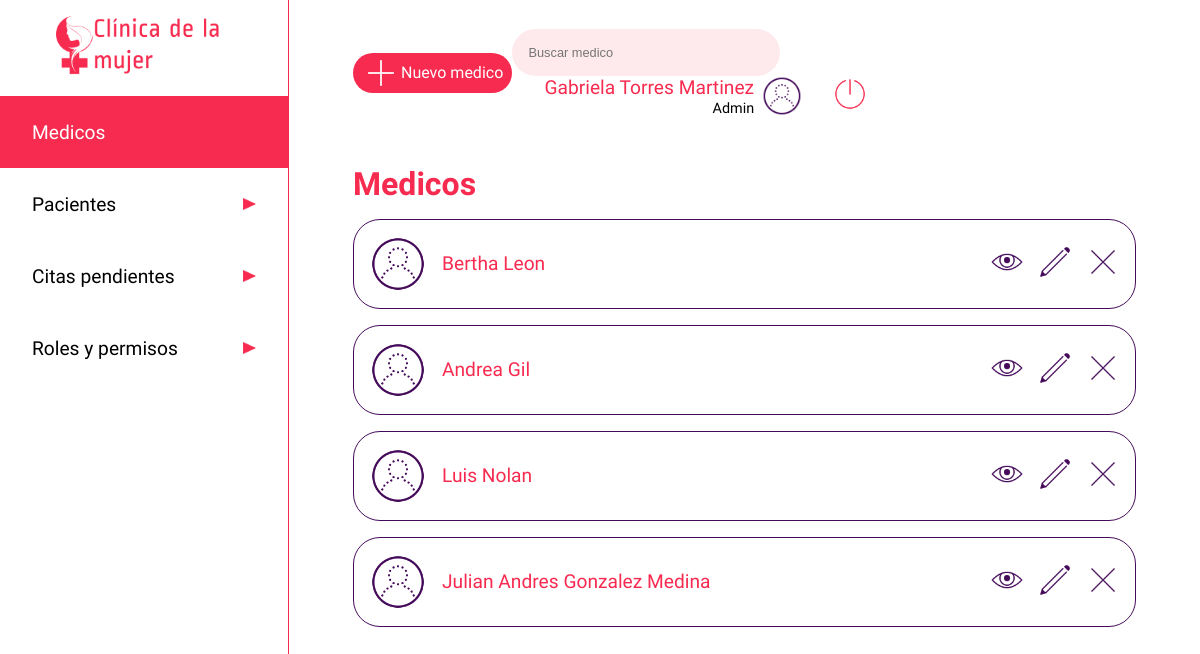
Page /medico (signed in) on the earlier database version.
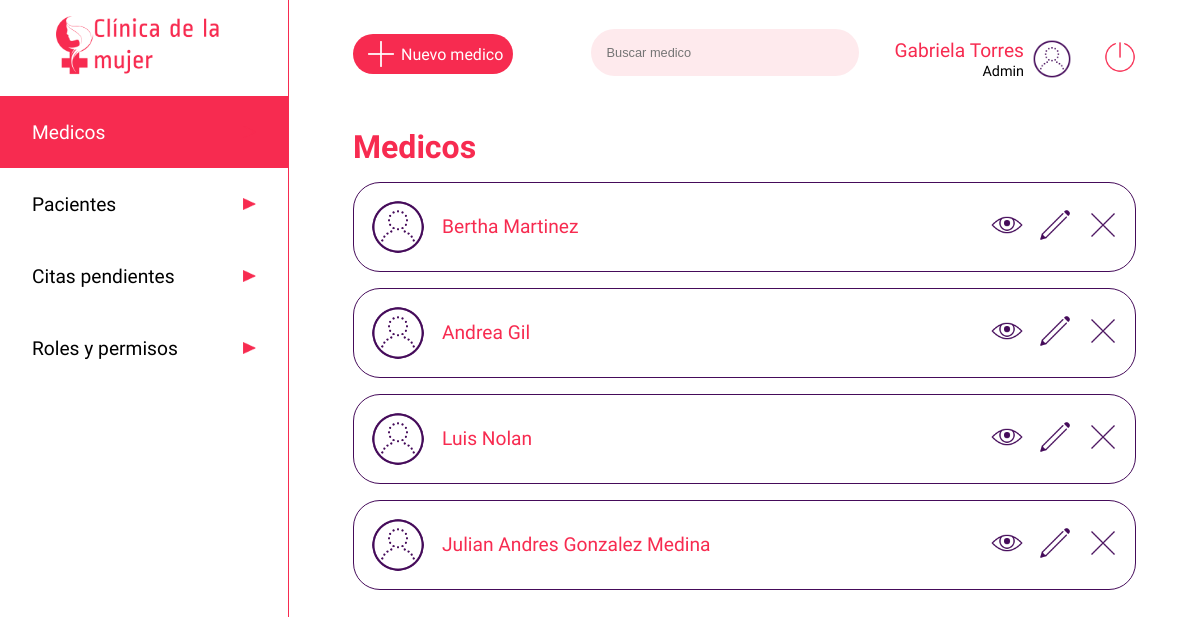
Same page on the later database version.
### app.py (models this page shows, shortened)
class users(db.Model):
    __tablename__ = 'users'
    cedula = db.Column(db.Integer, primary_key=True)
    nombre=db.Column(db.String)
    apellido=db.Column(db.String)
    nacimiento=db.Column(db.String)
    eps=db.Column(db.String)
    email=db.Column(db.String, unique=True)
    telefono=db.Column(db.Integer)
    dir=db.Column(db.String)
    ciudad=db.Column(db.String)
    password=db.Column(db.String)
    rol =db.Column(db.String)
    especialidad = db.Column(db.String)
    estado = db.Column(db.Boolean)

### app.py (the view)
@app.route('/medico', methods=['GET'])
def medicouser():
    if 'usuarioIngresado' in session:
        medicos = users.query.filter_by(rol='medico')
        usuario = users.query.filter_by(cedula=int(session['usuarioIngresado'])).first()
        return render('medicos.html', listamedicos = medicos, row=usuario)
    else:
        return render('acceso-denegado.html')

### templates/medicos.html (shortened to what this page needs)
<!DOCTYPE html>
<html lang="es">
<head>
    <link rel="stylesheet" type="text/css" href="{{ url_for('static', filename='css/stylelist.css')}}">
</head>
<body>
    <header class="header">
        <a href="/dashboard" type="button" class="btn"><img src="{{ url_for('static', filename='images/iconoclinica.png')}}" class="logo" alt="Clinica de la mujer"></a>
        <nav>
            <ul class="menu">
                <li class="menuitems"><a href="/medico" class="menuselect"><span>Medicos</span><img src="{{ url_for('static', filename='images/triangulo.png')}}" class="flecha" alt=""></a></li>
                <li class="menuitems"><a href="/paciente" class="menulink"><span>Pacientes</span><img src="{{ url_for('static', filename='images/triangulo.png')}}" class="flecha" alt=""></a></li>
                <li class="menuitems"><a href="/listado-citas" class="menulink"><span>Citas pendientes</span><img src="{{ url_for('static', filename='images/triangulo.png')}}" class="flecha" alt=""></a></li>
                <li class="menuitems"><a href="/roles" class="menulink"><span>Roles y permisos</span><img src="{{ url_for('static', filename='images/triangulo.png')}}" class="flecha" alt=""></a></li>
            </ul>
        </nav>
    </header>
    <main class="main">
        <div class="searchuser">
            <a href="/medico/new" class="newuser"><img src="{{ url_for('static', filename='images/plus_math_100px.png')}}"  class="profile" alt=""><span>Nuevo medico</span></a>
            <div>
                <input type="search" class="search" placeholder="Buscar medico">
                <div class="perfil">
                    <div>
                        <span class="nameuser">{{row.nombre}} {{row.apellido}}</span><br>
                        <span class="roluser">Admin</span>
                    </div>
                    <img src="{{ url_for('static', filename='images/test_account_100px.png')}}"  class="profile" alt="">
                    <a href="/logout" type="button" class="btn"><img src="{{ url_for('static', filename='images/off.png')}}" class="logout" alt="Cerrar sesion"></a>
                </div>
            </div>
        </div>
        <div class="cuerpo">
            <h1 class="titulo"><span style="color:#F72B50">Medicos</span></h1>
            <div>
                <ul>
                    {% for data in listamedicos %}
                        {% if data.estado == 1 %}
                        <div class="contenedor_user">
                            <div class="nom_img">
                                <img src="{{ url_for('static', filename='images/test_account_100px.png')}}" class="imgp" alt="">
                                <span class="nombre_user">{{data.nombre}} {{data.apellido}}</span>
                            </div>
                            <div class="contenedortbtn">
                                <a href="medico/{{data.cedula}}" ><img src="{{ url_for('static', filename='images/eye_100px.png')}}" class="btned" alt=""></a>
                                <a href="medico/{{data.cedula}}/editar"><img src="{{ url_for('static', filename='images/edit_100px.png')}}" class="btned" alt=""></a>
                                <a href="medico/{{data.cedula}}/eliminar"><img src="{{ url_for('static', filename='images/delete_100px.png')}}" class="btned" alt=""></a>
                            </div>
                        </div>
                        {% endif %}
                    {% endfor %}
                </ul>
            </div>
    </main>
</body>
</html>

Differences in the rows shown:
changed users "Gabriela": apellido "Torres Martinez" → "Torres"
changed users "Bertha": apellido "Leon" → "Martinez"
